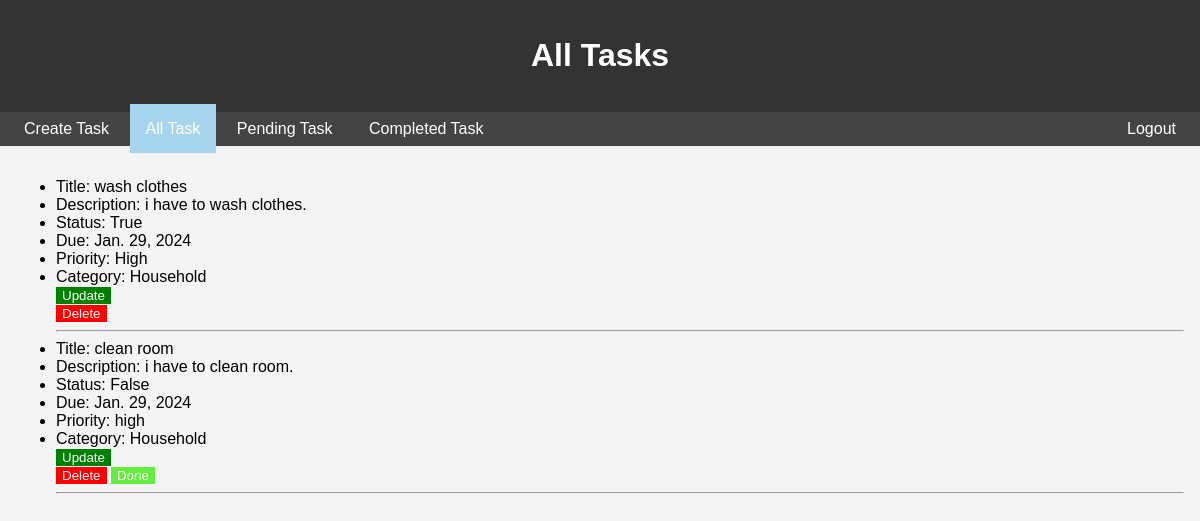
The app's page /tasks/list/ (signed in) with its own data.
### tasks/models.py (models this page shows, shortened)
class Task(models.Model):
    title = models.CharField(max_length=50, null=False)
    description = models.TextField(null=True)
    status = models.BooleanField(default=False)
    due = models.DateField()
    priority = models.CharField(max_length=10, null=False)
    category = models.CharField(max_length=20, null=False)
    user = models.ForeignKey(User, on_delete=models.CASCADE, default=1)

### tasks/views.py (the view)
# urls.py: path('list/', views.task_list, name='task_list'),
def task_list(request):
    tasks = Task.objects.filter(user=request.user.id)
    return render(request, 'tasks/task_list.html', {'tasks': tasks})

### templates/tasks/task_list.html (shortened to what this page needs)
{% extends 'base.html' %}
{% block header %}All Tasks{% endblock %}
{% block content %}
    <ul>
        {% for task in tasks %}
            <li>Title: {{ task.title }}</li>
            <li>Description: {{ task.description }}</li>
            <li>Status: {{ task.status }}</li>
            <li>Due: {{ task.due }}</li>
            <li>Priority: {{ task.priority }}</li>
            <li>Category: {{ task.category }}</li>
            <div style="display: inline-block;">
                <form method="post" action="{% url 'update_task' task.id %}">
                    <button style="background-color: green; color: white; border: 0;" type="submit">Update</button>
                </form>
                <form method="post" action="{% url 'delete_task' task.id %}" style="display: inline;">
                    <button style="background-color: red; color: white; border: 0;" type="submit" onclick="return confirm('Are you sure you want to delete this task?')">Delete</button>
                </form>
                {% if task.status == False %}
                    <form method="post" action="{% url 'done_task' task.id %}" style="display: inline;">
                        <button style="background-color: rgb(101, 237, 63); color: white; border: 0;" type="submit" onclick="return confirm('Are you sure you want to make this task Done?')">Done</button>
                    </form>
                {% endif %}
            </div>
            <hr>
        {% endfor %}
    </ul>
{% endblock %}

### templates/base.html (style rules this page uses)
body { font-family: Arial, sans-serif; margin: 0; padding: 0; background-color: #f4f4f4; }

### records on screen
Task: title "wash clothes", description "i have to wash clothes.", status "True", due "Jan. 29, 2024", priority "High", category "Household"
Task: title "clean room", description "i have to clean room.", status "False", due "Jan. 29, 2024", priority "high", category "Household"
